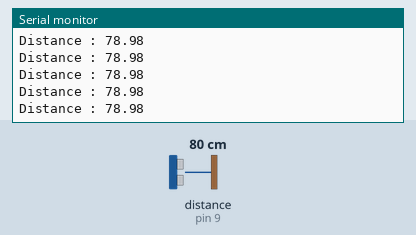
Simulated run of this sketch. Board: Arduino Uno, built with avr-gcc and run on an emulated ATmega328P. Parts: the last lines printed to the serial monitor. Wiring (inferred from the names in the program): ultrasonic range finder: trigger pin 8; echo pin 9. The inputs (shaded band) are chosen by the test bench; at power-on: distance to the obstacle (sensor on pin 9) 80 cm. The echo pulse lasts 58.3 µs per cm.

Above: at 1.2 s.
1.3 s: distance to the obstacle (sensor on pin 9) set to 120 cm
At 2.4 s:
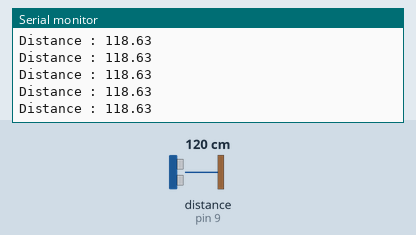
4.3 s: distance to the obstacle (sensor on pin 9) set to 2 cm
At 5.0 s:
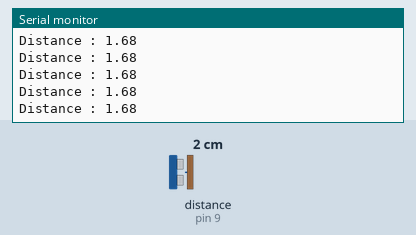
10.3 s: distance to the obstacle (sensor on pin 9) set to 250 cm
At 11.4 s:
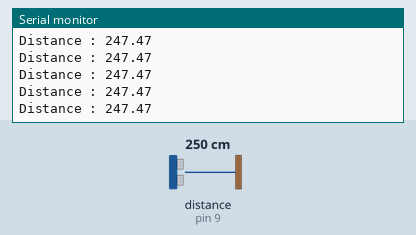
13.3 s: distance to the obstacle (sensor on pin 9) set to 4 cm
At 14.4 s:
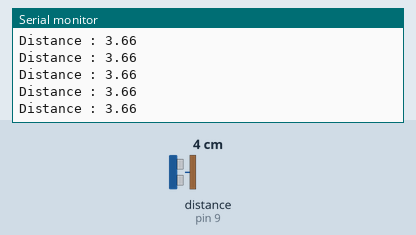
Timing chart, 0 to 16.3 s (numbered marks = the images above; inputs shaded):
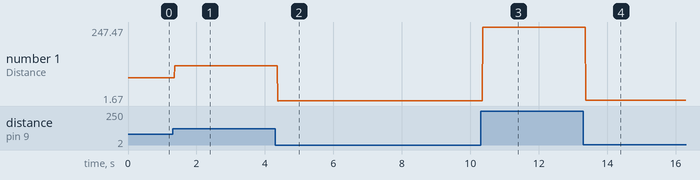

Measured:
- after the input at 1.3 s, the serial monitor: prints a new line after 0.07 s (image 1)
- after the input at 4.3 s, the serial monitor: prints a new line after 0.08 s (image 2)
- after the input at 10.3 s, the serial monitor: prints a new line after 0.07 s (image 3)
- after the input at 13.3 s, the serial monitor: prints a new line after 0.07 s (image 4)
- plotted number 1: 78.98 → 118.63 after the input at 1.3 s, 118.63 → 1.68 after the input at 4.3 s, 1.68 → 247.47 after the input at 10.3 s, 247.47 → 3.66 after the input at 13.3 s

The sketch:

Ultrasonic_sensor.ino
```cpp
int trig = 8; // trigger pin number of ultrasonic sensor in arduino
int echo = 9; // echo pin number of ultrasonic sensor in arduino
long duration; // duration calculated from ultrasonic sensor
float distance; // distance calculated from duration

void setup() {
  // put your setup code here, to run once:
 pinMode(echo, INPUT);
 pinMode(trig, OUTPUT);
 Serial.begin(9600);
}

void loop() {
  // put your main code here, to run repeatedly:
  // next 5 statements will create a digital wave
 digitalWrite(trig, HIGH);
 delayMicroseconds(2);
 digitalWrite(trig, LOW);
 delayMicroseconds(10);
 duration = pulseIn(echo,HIGH);

 distance = (duration*0.034)/2; // distance = speed *time

 Serial.print("Distance : ");
 Serial.println(distance);
}
```
